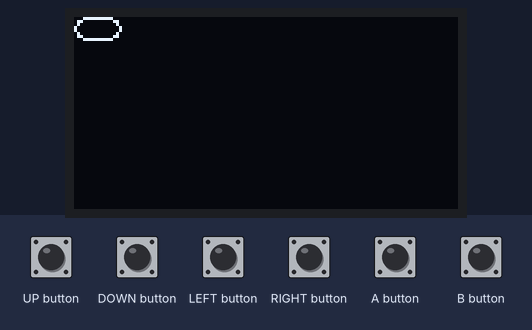
The sketch below on a simulated Arduboy, built with avr-gcc and run on an emulated ATmega32U4. Shown: 128×64 one-colour display. The inputs (shaded band) are chosen by the test bench.

Above: at 1.2 s.
1.3 s: A button pressed for 0.15 s
At 1.38 s:
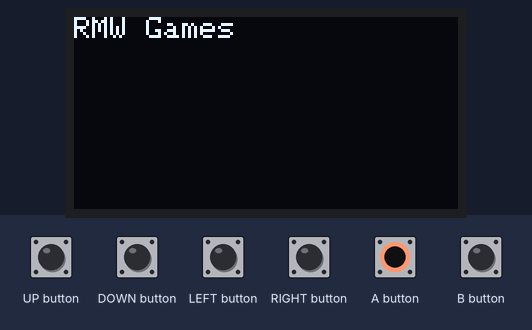
2.9 s: UP button pressed for 1 s
At 4.5 s:
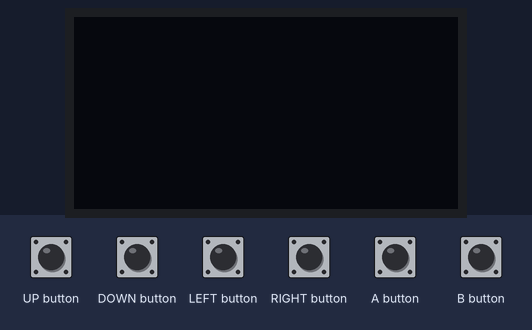
5.4 s: DOWN button pressed for 1 s
At 7.5 s:
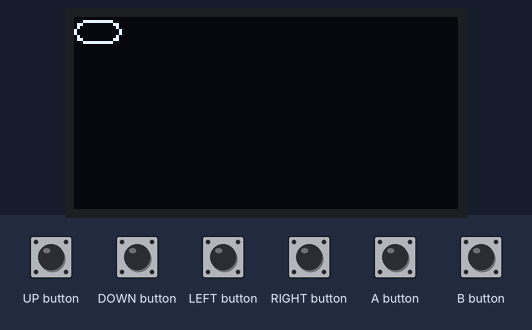
7.9 s: RIGHT button pressed for 1 s
At 9.2 s:
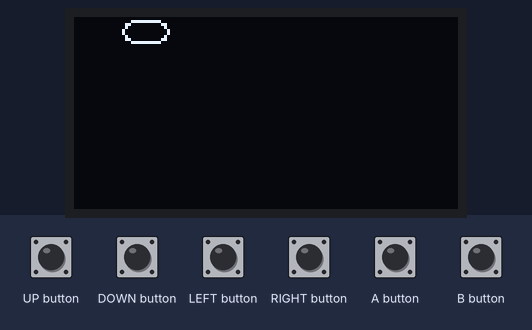
10.4 s: LEFT button pressed for 0.15 s
At 11.6 s:
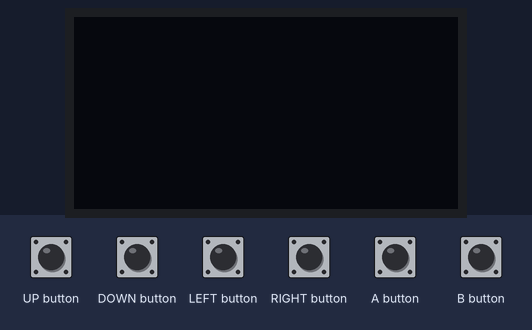
12.0 s: LEFT button pressed for 1 s
At 12.76 s:
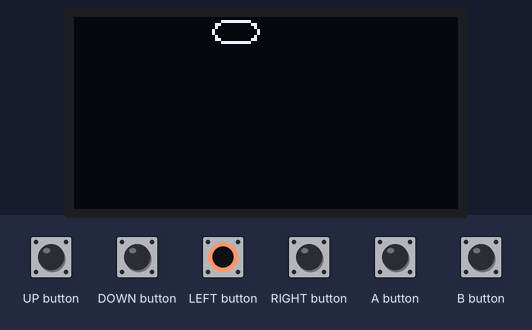
Timing chart, 0 to 15.0 s (numbered marks = the images above; inputs shaded):
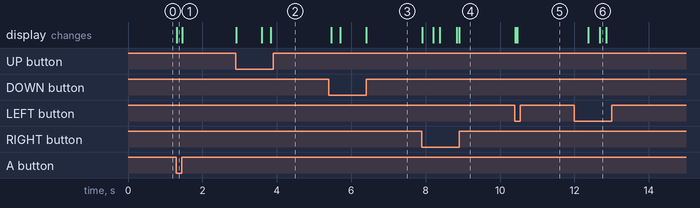

The sketch:

test_sketch.ino
```cpp
//Tosser
//Simple Artilery Clone for Arduboy
//Credit; RMW Games: Robert White, Michael White, Wyatt White

//importing arduboy libraries
#include <Arduboy2.h>
Arduboy2 ardb;

//variable init
byte drawx;
byte drawy;
char text[]= "RMW Games";

byte draw_text = 0;


void setup() {
  // put your setup code here, to run once:
  ardb.begin();
  ardb.setFrameRate(30);

}

void loop() {
  // put your main code here, to run repeatedly:

  //move cursor
  //up
  if(ardb.pressed(UP_BUTTON))
    {
      drawy --;
    }
  //down
  if(ardb.pressed(DOWN_BUTTON))
    {
      drawy ++;
    }

  //left
  if(ardb.pressed(LEFT_BUTTON))
    {
      drawx --;
    }
  //right
  if(ardb.pressed(RIGHT_BUTTON))
    {
      drawx ++;
    }

  //check if A pressed
  draw_text = 0;
  if(ardb.pressed(A_BUTTON))
    {
      draw_text = 1;
    }

  //setting graphics
  //clear last frame gfx
  ardb.clear();

  //check if text_draw bitis flipped
  if(draw_text == 0)
  {
    //draw cursor if button not pressed this frame
    ardb.drawRoundRect(drawx,drawy,16,8,4);//makde this a round rect for fun.
  }

  if(draw_text == 1)
    {
      //draw text if A pressed this frame
      ardb.setCursor(drawx,drawy);
      ardb.write(text);
    }
// draw screen
ardb.display();
}
```

Measured:
- after the input at 1.3 s, the display: changes at once (image 1)
- after the input at 2.9 s, the display: changes at once (image 2)
- after the input at 5.4 s, the display: first changes after 0.06 s (image 3 shows a later state)
- after the input at 7.9 s, the display: first changes at once (image 4 shows a later state)
- after the input at 10.4 s, the display: first changes at once (image 5 shows a later state)
- after the input at 12.0 s, the display: first changes after 0.38 s (image 6 shows a later state)
